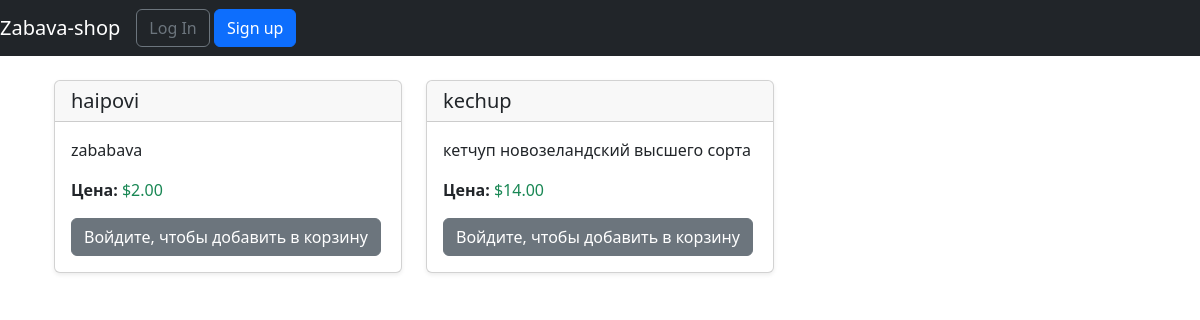
The page / on the database its author committed.
### product/models.py (models this page shows, shortened)
class Product(models.Model):
    name = models.CharField(max_length=100)
    description = models.TextField()
    price = models.DecimalField(max_digits=10, decimal_places=2)

### product/views.py (the view)
# urls.py: path('', views.ProductList.as_view(), name='home')
class ProductList(ListView):
    model = models.Product
    template_name = 'home.html'

### templates/home.html
{% extends 'base.html' %}
{% block content %}
  <div class="container mt-4">
    <div class="row">
      {% for product in object_list %}
        <div class="col-md-4">
          <div class="card mb-4 shadow-sm">
            <div class="card-header">
              <h5 class="card-title mb-0">{{ product.name }}</h5>
            </div>
            <div class="card-body">
              <p class="card-text">{{ product.description }}</p>
              <p class="card-text">
                <strong>Цена:</strong>
                <span class="text-success">${{ product.price|floatformat:2 }}</span>
              </p>
              {% if user.is_authenticated %}
                <form action="{% url 'add_to_cart' product.pk %}" method="post">
                  {% csrf_token %}
                  <button type="submit" class="btn btn-primary">Добавить в корзину</button>
                </form>
              {% else %}
                <a href="{% url 'login' %}" class="btn btn-secondary">Войдите, чтобы добавить в корзину</a>
              {% endif %}
            </div>
          </div>
        </div>
      {% endfor %}
    </div>
  </div>
{% endblock %}

### rows shown on the page
Product: name "haipovi", description "zababava", price "2.00"
Product: name "kechup", description "кетчуп новозеландский высшего сорта", price "14.00"
